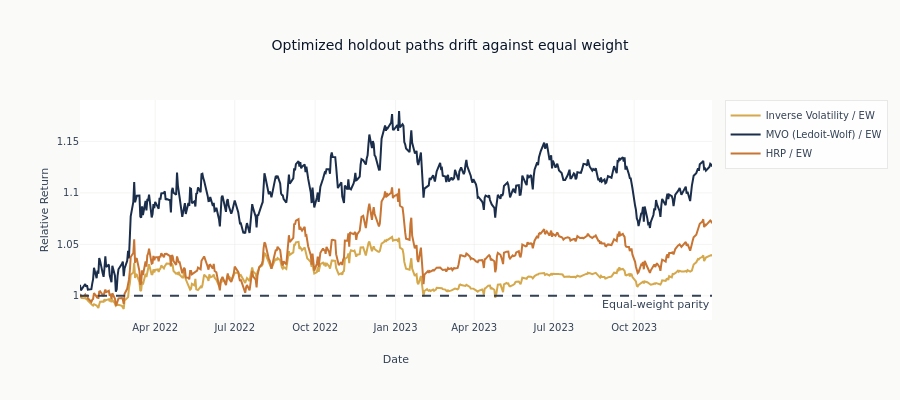

This figure's notebook cell:
### Markdown cell above
## 11. Relative Performance

### Code cell
# Compute relative performance vs Equal Weight baseline
baseline_cum = results["Equal Weight"]["cumulative_return"]

fig = go.Figure()

for name, result in results.items():
    if name == "Equal Weight":
        continue

    # Align lengths
    min_len = min(len(result["cumulative_return"]), len(baseline_cum))
    relative = result["cumulative_return"][:min_len] / baseline_cum[:min_len]

    fig.add_trace(
        go.Scatter(
            x=result["dates"][:min_len],
            y=relative,
            mode="lines",
            name=f"{name} / EW",
            line=dict(color=colors[name], width=2),
        )
    )

fig.add_hline(
    y=1.0,
    line_dash="dash",
    line_color=COLORS["neutral"],
    annotation_text="Equal-weight parity",
    annotation_position="bottom right",
)

fig.update_layout(
    title="Optimized holdout paths drift against equal weight",
    xaxis_title="Date",
    yaxis_title="Relative Return",
    height=400,
)
fig.show()

### Figure 1 — Plotly figure (JSON) as saved in the notebook; plotly's stock layout.template omitted (floating-point values rounded to 4 significant figures; data arrays with more than 128 entries replaced by an {"elided": "..."} marker saying what was removed)
{"data": [{"line": {"color": "#D4A84B", "width": 2}, "mode": "lines", "name": "Inverse Volatility / EW", "type": "scatter", "x": {"elided": "499 str values"}, "y": {"elided": "499 float values"}}, {"line": {"color": "#1a2d4a", "width": 2}, "mode": "lines", "name": "MVO (Ledoit-Wolf) / EW", "type": "scatter", "x": {"elided": "499 str values"}, "y": {"elided": "499 float values"}}, {"line": {"color": "#C87533", "width": 2}, "mode": "lines", "name": "HRP / EW", "type": "scatter", "x": {"elided": "499 str values"}, "y": {"elided": "499 float values"}}], "layout": {"annotations": [{"showarrow": false, "text": "Equal-weight parity", "x": 1, "xanchor": "right", "xref": "x domain", "y": 1.0, "yanchor": "top", "yref": "y"}], "height": 400, "shapes": [{"line": {"color": "#334155", "dash": "dash"}, "type": "line", "x0": 0, "x1": 1, "xref": "x domain", "y0": 1.0, "y1": 1.0, "yref": "y"}], "title": {"text": "Optimized holdout paths drift against equal weight"}, "xaxis": {"title": {"text": "Date"}}, "yaxis": {"title": {"text": "Relative Return"}}}}
